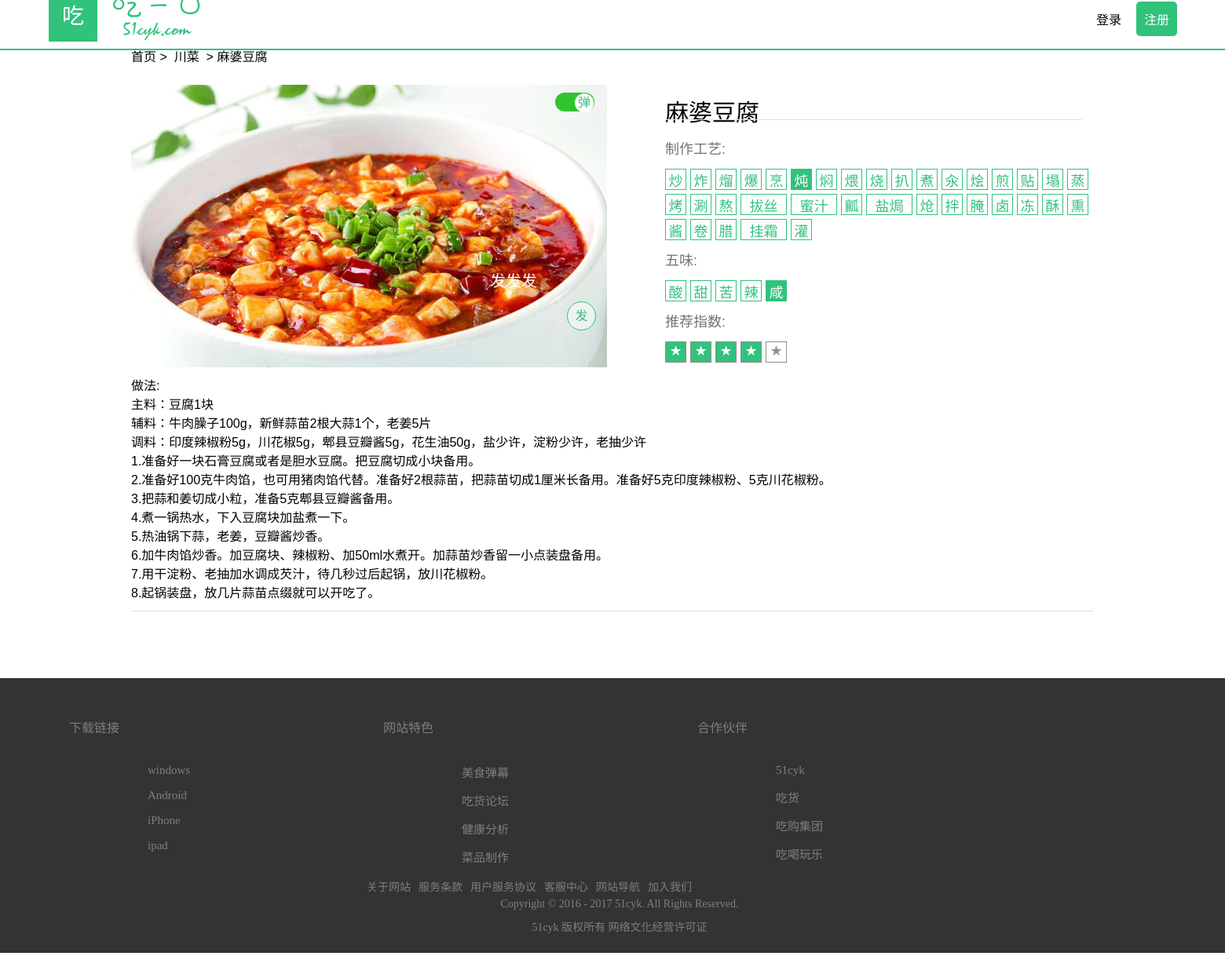
Before: /food.php?pkCategory=0&pkFood=2 with the older database file.
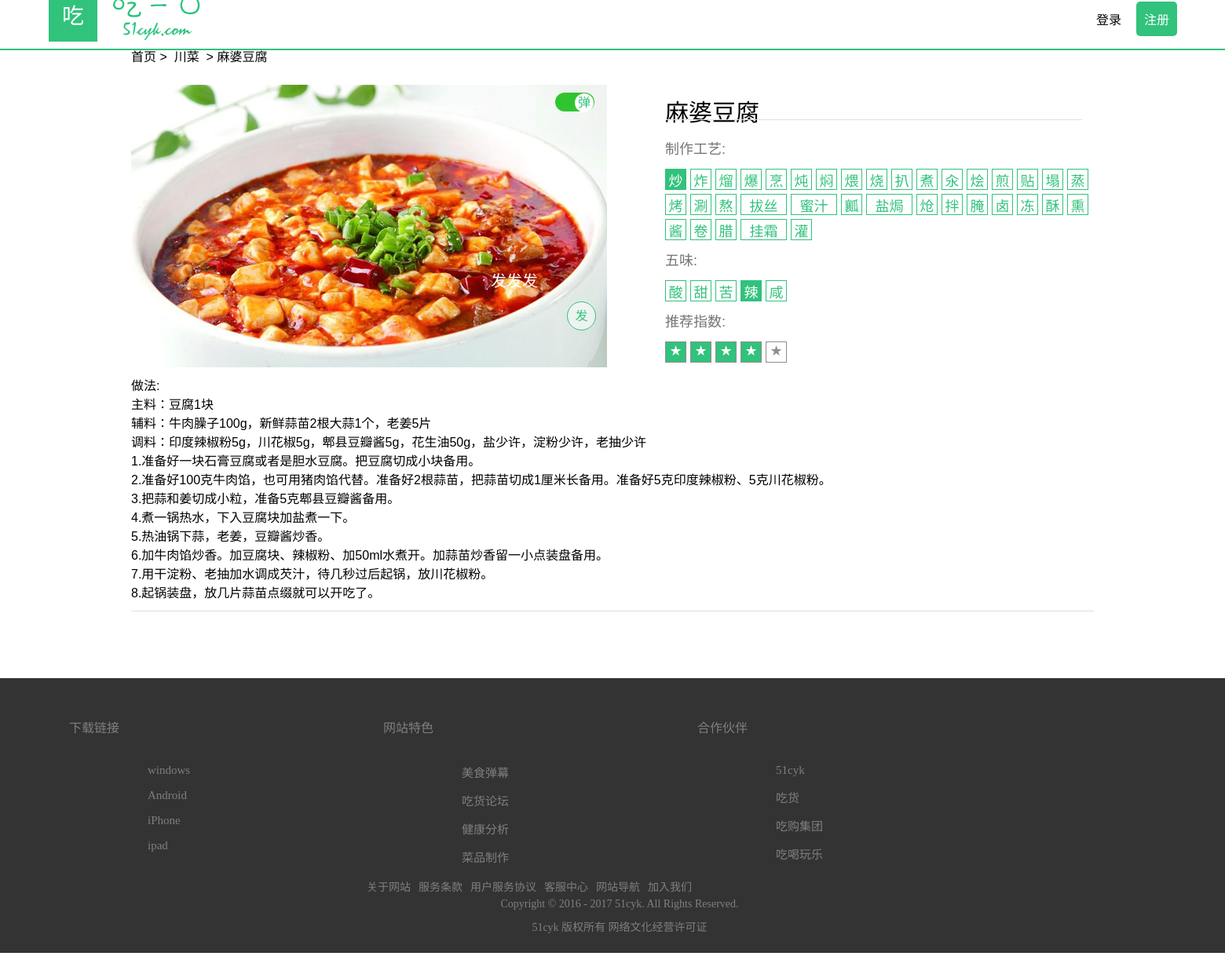
After: the same page with the newer database file.
### tables this page shows
CREATE TABLE `test_food` (
  `pkFood` int(11) NOT NULL AUTO_INCREMENT,
  `name` varchar(8) NOT NULL COMMENT '菜品名字',
  `about` varchar(255) NOT NULL COMMENT '菜品简介',
  `make` int(5) NOT NULL COMMENT '制作工艺',
  `taste` int(2) NOT NULL COMMENT '五味',
  `stars` int(2) NOT NULL COMMENT '推荐星级',
  `pkCategory` int(11) NOT NULL COMMENT '所属菜系',
  `img_small` varchar(20) DEFAULT NULL COMMENT '菜品小图',
  `img_big` varchar(20) DEFAULT NULL COMMENT '菜品大图',
  PRIMARY KEY (`pkFood`)
);

CREATE TABLE `test_make` (
  `pkMake` int(11) NOT NULL AUTO_INCREMENT,
  `name` varchar(8) NOT NULL COMMENT '制作工艺名字',
  PRIMARY KEY (`pkMake`)
);

CREATE TABLE `test_taste` (
  `pkTaste` int(11) NOT NULL AUTO_INCREMENT,
  `name` varchar(8) NOT NULL COMMENT '口味名字',
  PRIMARY KEY (`pkTaste`)
);

CREATE TABLE `test_way` (
  `pkWay` int(11) NOT NULL AUTO_INCREMENT,
  `pkFood` int(11) NOT NULL,
  `main` varchar(255) DEFAULT NULL COMMENT '做法主料',
  `second` varchar(255) DEFAULT NULL COMMENT '做法辅料',
  `third` varchar(255) DEFAULT NULL COMMENT '做法调料',
  `ways` varchar(1024) DEFAULT NULL COMMENT '做法',
  PRIMARY KEY (`pkWay`)
);

### php/select_category.php (called while the page is built, shortened)
<?php
                    $sql        = "select name from test_category ORDER BY pkCategory  ";
                    $result     = mysql_query($sql);
                    $arr=array();
                   while ($row = mysql_fetch_array($result,1))
                   {
                   $arr[] = $row['name'];
                   }
                   ?>

### php/select_food.php (called while the page is built, shortened)
<?php
                     if(isset($_GET['pkFood'])){
                         $pkFood=$_GET['pkFood'];
                     }
                     $sql        = "select name,img_big,make,taste,stars from test_food where
                       pkFood='$pkFood' ";
                     $result     = mysql_query($sql);
                     $arr_food=array();
                    while ($row = mysql_fetch_array($result))
                    {
                    $arr_food[] = $row;
                    }
                    ?>

### php/select_make.php (called while the page is built, shortened)
<?php
                    $sql        = "select pkMake,name from test_make ORDER BY pkMake
                     ";
                    $result     = mysql_query($sql);
                   $num_make = mysql_num_rows($result);
                    $make=array();
                   while ($row = mysql_fetch_array($result))
                   {
                   $make[] = $row;
                   }
                   ?>

### php/select_taste.php (called while the page is built, shortened)
<?php
                    $sql        = "select pkTaste,name from test_taste ORDER BY pkTaste  ";
                    $result     = mysql_query($sql);
                      $num_taste = mysql_num_rows($result);
                    $taste=array();
                   while ($row = mysql_fetch_array($result))
                   {
                   $taste[] = $row;
                   }
                   ?>

### php/select_ways.php (called while the page is built, shortened)
<?php
                   if(isset($_GET['pkFood'])){
                        $pkFood=$_GET['pkFood'];
                    }
                    $sql        = "select pkWay,pkFood,main,second,third,ways from test_way
                       where pkFood='$pkFood'";
                    $result     = mysql_query($sql);
                    $ways=array();
                   while ($row = mysql_fetch_array($result))
                   {
                   $ways[] = $row;
                   }
                   ?>

### food.php (the view, shortened to what this page needs)
<!DOCTYPE html>
<html>
<head>
    <link rel="stylesheet" type="text/css" href="css/header.css">
  <link rel="stylesheet" type="text/css" href="css/food.css">
  <?php include "header2.php";?>
</head>
<body >
<hr>
<?php include "php/select_food.php";?>
<div class="food">
<?php include "php/select_category.php";?>
	<div class="index"><a href="index.php">首页</a>&nbsp;>&nbsp;
		<a href="index_category.php?pkCategory=<?php echo $_GET['pkCategory'];?>" >
		<?php echo $arr[$_GET['pkCategory']];?>
		</a>
	&nbsp;>&nbsp;<?php echo $arr_food[0][0]?></div>
	<div class="top">
		<div class="left_img">
			<img src="<?php echo $arr_food[0][1]?>">
		</div>
		<div id="div1" class="open1">
        <div id="div2" class="open2" onclick="one()">
        	弹
        </div>
        </div>
        <div id="send" class="send" style="display:none;" onclick="two()">发</div>
		<div class="img_danmu" id="img_danmu"></div>
		<div class="right_text">
			<div class="title">
				<?php echo $arr_food[0][0]?>
			</div>
			<hr>
			<div class="text">
	<div class="text_1"><div class="text_1_1">制作工艺:</div>
                     <ul>
                     	<?php
                     	include "php/select_make.php";
                     	for ($i=0; $i <$num_make ; $i++) {
                     	     if($arr_food[0][2]==$make[$i][0]){
                     	     	if(strlen($make[$i][1])==3){
                               echo "<li style='background-color:#31C27C;color:#FFFFFF;'>".$make[$i][1]."</li>";
                                  }
                     	     } else{
                                   if(strlen($make[$i][1])==3){
		                     		   echo "<li>".$make[$i][1]."</li>";
		                     	     }
		                     	     if(strlen($make[$i][1])==6){
		                     	       echo "<li style='width:57px;'>".$make[$i][1]."</li>";
		                     	     }
                     	     }
                     	}
                     	?>
                     </ul>
				</div>
				<div class="text_2">
					<div class="text_2_1">五味:</div>
					<ul>
                      <?php
                     	include "php/select_taste.php";
                     	for ($i=0; $i <$num_taste ; $i++) {
                     		 if($arr_food[0][3]==$taste[$i][0]){
                               echo "<li style='background-color:#31C27C;color:#FFFFFF;'>".$taste[$i][1]."</li>";
                     		 }
                     		 else{
                     		  echo "<li>".$taste[$i][1]."</li>";
                     		  }
                     		}
                     	?>
					</ul>
				</div>
				<div class="text_3">
					<div class="text_3_1">推荐指数:</div>
					<ul>
                     	<?php
                             for($j=0;$j<$arr_food[0][4];$j++){
                                echo "<li style='background-color:#31C27C;color:#FFFFFF;'>★</li>";
                             }
                             for($j=0;$j<5-$arr_food[0][4];$j++){
                                echo "<li>★</li>";
                             }
                     	?>
					</ul>
				</div>
			</div>
		</div>
	</div>
     <?php include "php/select_ways.php";?>
	<div class="center">
		<div class="title">做法:</div>
		<div class="text">
		<?php
		if(count($ways)!=0){
		echo
"主料：".$ways[0][2]."<br>
辅料：".$ways[0][3]."<br>
调料：".$ways[0][4]."<br>
".$ways[0][5]."";
}else{
	echo "<div style='position: relative;
	top:110px;left:150px;'>暂无做法！！！</div>";
}
?>
        </div>
	</div>
<hr>
</div>
<?php include "footer.php";?>
</body>
</html>

### header2.php (shortened to what this page needs)
<div class="header">
        <div class="header_logo_png" onclick="music()">吃</div>
        <a href="index.php">
            <div class="header_logo" onclick="music()"></div>
        </a>
        <div class="login">
               <?php
if (isset($_SESSION['user']) && !empty($_SESSION['user'])) {
    echo "<a href='user.php?bt=0'><div id='touxiang'>".$_SESSION['user']."</div></a>";
    echo "<a href='/51cyk/php/unset_session.php' id='quit_button' onmousemove='register_color(1)' onmouseout='register_color(2)'
    >退出</a>";
} else {
    echo "<a href='login.php' id='login_button'>登录</a>";
    echo "<a href='register.php' id='register_button' onmousemove='register_color(1)' onmouseout='register_color(2)'>注册</a>";
}
?>
        </div>
    </div>

### footer.php (shortened to what this page needs)
<!DOCTYPE html>
<html>
<head>
	<link rel="stylesheet" type="text/css" href="css/footer.css">
</head>
<body>
	<div class="footer">
		<div class="footer_left">下载链接
		<ul>
				<a href=""><li>windows</li></a>
				<a href=""><li>Android</li></a>
				<a href=""><li>iPhone</li></a>
				<a href=""><li>ipad</li></a>
			</ul>
		</div>
		<div class="footer_mid">网站特色
			<ul>
				<a href=""><li>美食弹幕</li></a>
				<a href=""><li>吃货论坛</li></a>
				<a href=""><li>健康分析</li></a>
				<a href=""><li>菜品制作</li></a>
			</ul>
		</div>
		<div class="footer_right">合作伙伴
            <ul>
				<a href=""><li>51cyk</li></a>
				<a href=""><li>吃货</li></a>
				<a href=""><li>吃购集团</li></a>
				<a href=""><li>吃喝玩乐</li></a>
			</ul>
		</div>
		<div class="under">
				<ul>
					<a href=""><li>关于网站</li></a>
					<a href=""><li>服务条款</li></a>
					<a href=""><li>用户服务协议</li></a>
					<a href=""><li>客服中心</li></a>
					<a href=""><li>网站导航</li></a>
					<a href=""><li>加入我们</li></a>
				</ul>
				<div class="foot">
				Copyright © 2016 - 2017 51cyk. All Rights Reserved.
				</div>
				<div class="foot2">
				51cyk 版权所有 网络文化经营许可证
				</div>
		</div>
	</div>
</body>
</html>

### css/header.css (style rules this page uses)
body { background-color: #FFFFFF; min-width: 1200px; overflow-x: hidden; margin-top: -18px; }
.header { width: 100%; height: 80px; position: relative; top: 0px; }
.header_logo_png { background-color: #31C27C; width: 62px; height: 62px; position: absolute; left: 62px; top: 9px; font-size: 28px; line-height: 60px; text-align: center; font-family: simhei; color: #FFFFFF; }
.header_logo { background: url(../img/logo1.png) no-repeat; width: 140px; height: 80px; position: absolute; left: 131px; top: 0px; }
a { color: #000000; text-decoration: none; }
.login { position: absolute; right: 61px; top: 0px; width: 350px; height: 80px; }
#login_button { position: absolute; right: 61px; top: 20px; border: 0px; border-radius: 5px; padding: 10px; font-family: simhei; }
#register_button { position: absolute; right: 0px; top: 20px; background-color: #31C27C; color: #FFFFFF; border: 0px; border-radius: 5px; padding: 10px; font-family: simhei; }

### css/food.css (style rules this page uses)
* { margin: 0px; padding: 0px; }
body hr { border: 1px solid #31C27C; }
.food { width: 1226px; height: 850px; margin: 0 auto; position: relative; top:-5px; font-family: "Arial","Microsoft YaHei","黑体","宋体",sans-serif; }
.food .index { margin-bottom: 25px; }
.food .top { width: 1226px; height: 370px; }
.food .top .left_img { float: left; width: 680px; }
#div1 { width: 50px; height: 24px; border-radius: 12px; position: relative; top:10px; left: 540px; z-index: 2; }
#div2 { width: 24px; height: 24px; border-radius: 12px; position: absolute; background: white; font-family: simhei; text-align: center; line-height: 24px; cursor: pointer; }
.open1 { background: rgba(0,184,0,0.8); }
.open2 { top: 1px; right: 1px; color: #31C27C; }
.send { width: 35px; height: 35px; border-radius: 50%; background-color: rgba(255,255,255,0.5); color: #31C27C; position: absolute; top:325px; left: 555px; z-index: 2; line-height: 35px; text-align: center; border: 1px solid #31C27C; cursor: pointer; }
.food .top .img_danmu { height:260px; width:606px; overflow:hidden; position:relative; top:-364px; }
.food .top .right_text { float: right; width: 530px; }
.food .top .right_text .title { font-size: 30px; position: absolute; top:60px; left:680px; }
.food .top .right_text hr { position: relative; top:-580px; left: -15px; height:1px; border:none; border-top:1px solid #DFDFDF; }
.food .top .right_text .text { position: absolute; top:116px; left:680px; font-size: 18px; color: #757575; }
.food .top .right_text .text .text_1 .text_1_1,.text_2 .text_2_1, .text_3 .text_3_1 { margin-bottom: 14px; }
.food .top .right_text .text .text_1 li ,.text_2 li,.text_3 li { list-style: none; color:#31C27C; width: 25px; height: 25px; float: left; text-align: center; border: 1px solid #31C27C; margin-right:5px; margin-bottom:5px; }
.text_3 li { color:#8F8E8E; border: 1px solid #8F8E8E; }
.food .top .right_text .text .text_2 { position: absolute; top:142px; }
.food .top .right_text .text .text_3 { position: absolute; top:220px; }
.food .center { width: 1226px; height: 300px; }
.food hr { position: relative; top:0px; left: 0px; height:1px; border:none; border-top:1px solid #DFDFDF; }

### css/footer.css (style rules this page uses)
.footer { min-width: 1200px; background-color: #333333; height: 350px; color:#7F7F7F; font-family: simhei; position: relative; }
.footer_left { width:400px; height: 200px; position: relative; top:2480px; left:88px; left: 88px; margin-top:-50px; top: 50px; }
.footer_left li { list-style: none; position: relative; left: 100px; top:20px; margin-top:15px; font-size: 15px; }
.footer_mid { width:400px; height: 200px; position: relative; left: 488px; margin-top:-200px; top: 50px; }
.footer_mid a li,.footer_right a li,.footer_left a li { color:#7F7F7F; }
.footer_mid li { list-style: none; position: relative; left: 100px; top:20px; margin-top:15px; font-size: 15px; }
.footer_right { width:400px; height: 200px; position: relative; left: 888px; margin-top:-200px; top: 50px; }
.footer_right li { list-style: none; position: relative; left: 100px; top:20px; margin-top:15px; font-size: 15px; }
.under { color:#7F7F7F; font-size:14px; height: 80px; font-family: simhei; position: relative; left:462px; margin-top:50px; text-align: center; }
.under li { list-style: none; float: left; padding: 5px; }
.under a li { color:#7F7F7F; list-style: none; float: left; padding: 5px; }
.under .foot { position: relative; left:-665px; top: 30px; }
.under .foot2 { position: relative; left:-665px; top: 40px; }

Changed rows visible on the page:
changed test_food "麻婆豆腐": make 6 → 1 (drawn); taste 5 → 4 (drawn)
